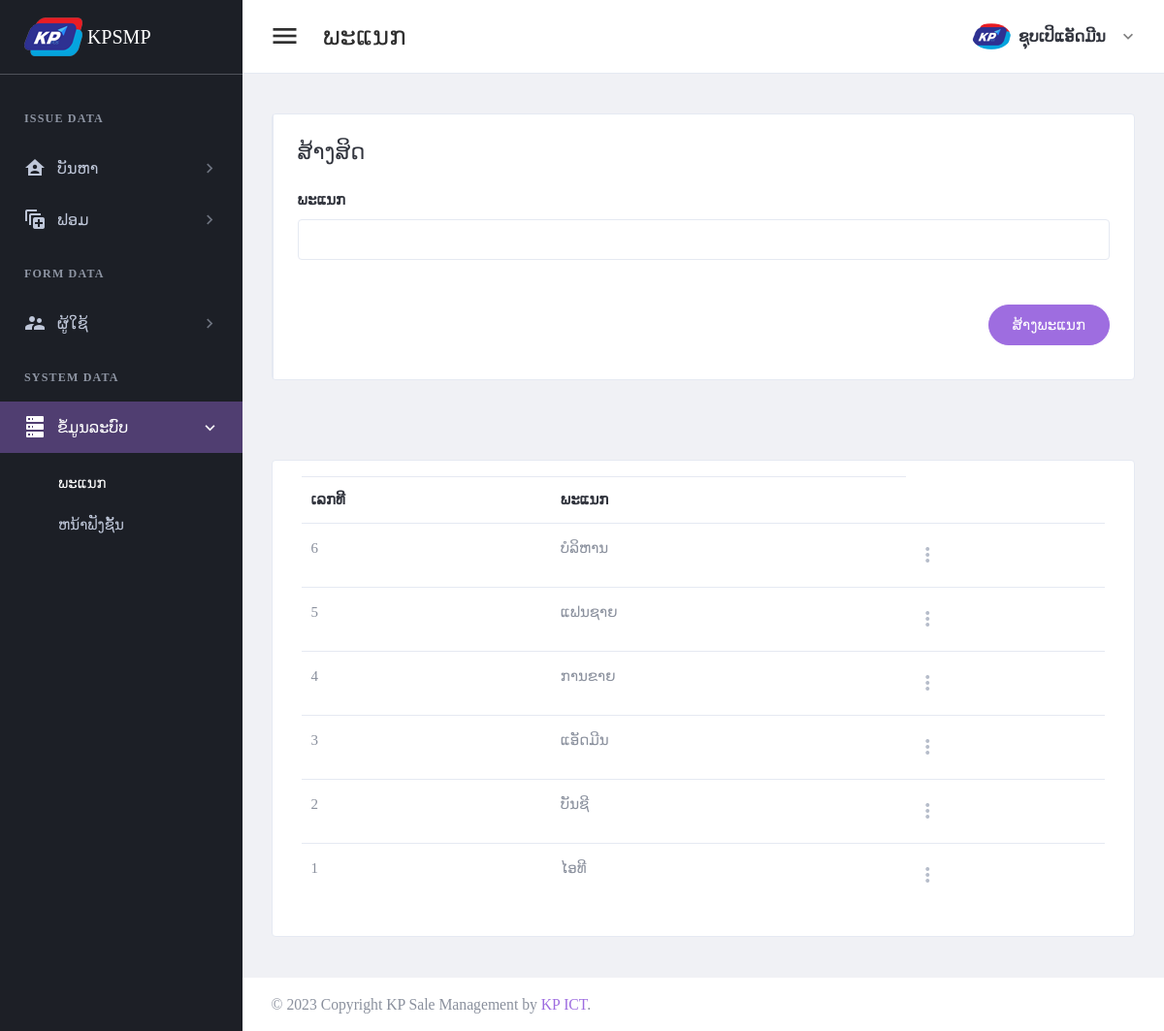
/page/depart.php (signed in), run on an earlier commit of the app's database.
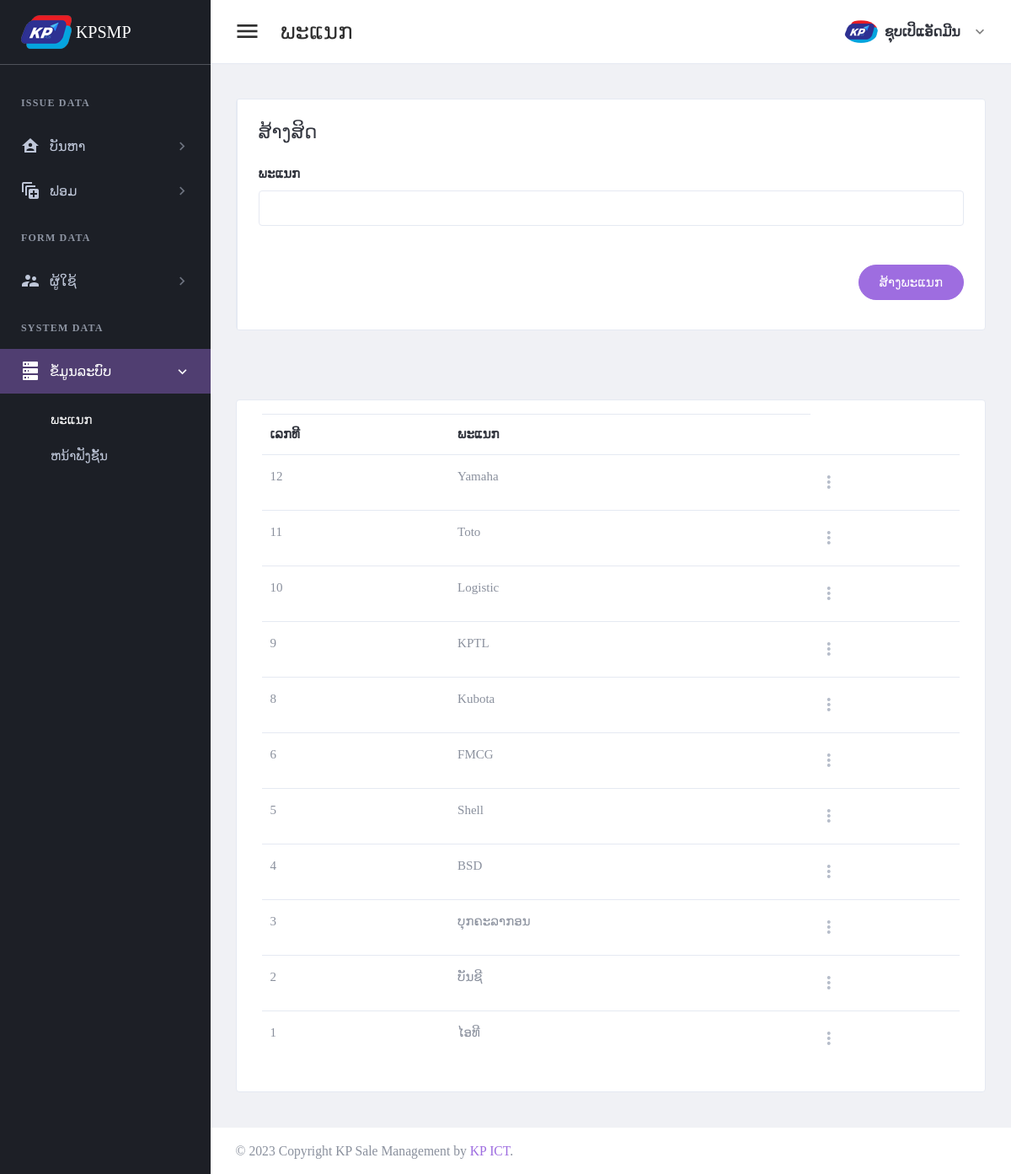
And on a later commit of the database.
### tables this page shows
CREATE TABLE `tbl_header_title` (
  `ht_id` int(11) NOT NULL,
  `ht_name` varchar(300) DEFAULT NULL
);

CREATE TABLE `tbl_sub_title` (
  `st_id` int(11) NOT NULL,
  `st_name` varchar(300) DEFAULT NULL,
  `icon_code` varchar(100) DEFAULT NULL,
  `ht_id` int(11) DEFAULT NULL
);

CREATE TABLE `tbl_page_title` (
  `pt_id` int(11) NOT NULL,
  `pt_name` varchar(300) DEFAULT NULL,
  `ptf_name` varchar(100) DEFAULT NULL,
  `st_id` int(11) DEFAULT NULL
);

CREATE TABLE `tbl_depart` (
  `dp_id` int(11) NOT NULL,
  `dp_name` varchar(150) DEFAULT NULL
);

### setting/checksession.php (called while the page is built, shortened)
<?php
	if($_SESSION['id_users'] == "" )
	{
	header("location:logout.php");
	}
	  else{
		$role_id = $_SESSION["role_id"];
	}
?>

### page/depart.php (the view, shortened to what the changed rows need)
<?php
include("../setting/checksession.php");
include("../setting/conn.php");
$header_name = "ພະແນກ";
$header_click = "4";
?>
<!DOCTYPE html>
<html lang="en" dir="ltr">
<head>
    <?php
    include("../setting/callcss.php");
    ?>
</head>
<body class="navbar-fixed sidebar-fixed" id="body">
    <div class="wrapper">
        <?php include "menu.php"; ?>
        <div class="page-wrapper">
            <div class="content-wrapper">
                <div class="content">
                    <div class="card card-default">
                        <div class="card-body">
                            <table id="productsTable" class="table table-hover table-product" style="width:100%">
                                <thead>
                                    <tr>
                                        <th>ເລກທີ</th>
                                        <th>ພະແນກ</th>
                                    </tr>
                                </thead>
                                <tbody>
                                    <?php
                                    $stmt4 = $conn->prepare("select dp_id,dp_name
                                    from tbl_depart
                                    order by dp_id desc ");
                                    $stmt4->execute();
                                    if ($stmt4->rowCount() > 0) {
                                        while ($row4 = $stmt4->fetch(PDO::FETCH_ASSOC)) {
                                            $dp_id = $row4['dp_id'];
                                            $dp_name = $row4['dp_name'];
                                    ?>
                                            <tr>
                                                <td><?php echo "$dp_id"; ?></td>
                                                <td><?php echo "$dp_name"; ?></td>
                                                <td>
                                                    <div class="dropdown">
                                                        <a class="dropdown-toggle icon-burger-mini" href="#" role="button" id="dropdownMenuLink" data-toggle="dropdown" aria-haspopup="true" aria-expanded="false" data-display="static">
                                                        </a>
                                                    </div>
                                                </td>
                                            </tr>
                                    <?php
                                        }
                                    }
                                    ?>
                                </tbody>
                            </table>
                        </div>
                    </div>
                </div>
            </div>
        </div>
    </div>
</body>
</html>

### page/menu.php (shortened to what the changed rows need)
<aside class="left-sidebar sidebar-dark" id="left-sidebar">
  <div id="sidebar" class="sidebar sidebar-with-footer">
    <div class="sidebar-left" data-simplebar style="height: 100%;">
      <ul class="nav sidebar-inner" id="sidebar-menu">
        <?php
        $stmt = $conn->prepare(" SELECT distinct a.ht_id,ht_name
        FROM tbl_header_title a
        left join tbl_role_page b on a.ht_id = b.ht_id
        where role_id ='$role_id'
        order by  a.ht_id asc ");
        $stmt->execute();
        if ($stmt->rowCount() > 0) {
          while ($row = $stmt->fetch(PDO::FETCH_ASSOC)) {
            $ht_id = $row['ht_id'];
            $ht_name = $row['ht_name'];
        ?>
            <li class="section-title"> <?php echo "$ht_name"; ?></li>
            <?php
            $stmt1 = $conn->prepare("SELECT distinct a.st_id,st_name,role_id,icon_code
            FROM tbl_sub_title a
            left join tbl_role_page b on a.st_id = b.st_id
            where a.ht_id = '$ht_id' and role_id ='$role_id'
            order by a.st_id asc ");
            $stmt1->execute();
            if ($stmt1->rowCount() > 0) {
              while ($row1 = $stmt1->fetch(PDO::FETCH_ASSOC)) {
                $st_name = $row1['st_name'];
                $st_id = $row1['st_id'];
                $icon_code = $row1['icon_code'];
            ?>
                <li class='has-sub <?php if ($header_click == "$st_id") {  echo "active expand"; } ?>'>
                  <a class="sidenav-item-link" href="javascript:void(0)" data-toggle="collapse" data-target='#<?php echo "$st_name"; ?>' aria-expanded="false" aria-controls="<?php echo "$st_name"; ?>">
                    <i class="mdi <?php echo"$icon_code";?>"></i>
                    <span class="nav-text"> <?php echo "$st_name"; ?> </span> <b class="caret"></b>
                  </a>
                  <ul class='collapse <?php if ($header_click == "$st_id" ) { echo "show"; } ?>' id="<?php echo "$st_name"; ?>" data-parent="#sidebar-menu">
                    <div class="sub-menu">
                      <?php
                      $stmt2 = $conn->prepare(" SELECT pt_name,ptf_name
                      FROM tbl_page_title a
                      left join tbl_role_page b on a.pt_id = b.pt_id
                      where a.st_id = '$st_id' and role_id ='$role_id'
                      order by a.pt_id asc ");
                      $stmt2->execute();
                      if ($stmt2->rowCount() > 0) {
                        while ($row2 = $stmt2->fetch(PDO::FETCH_ASSOC)) {
                          $pt_name = $row2['pt_name'];
                      ?>
                          <li class="<?php if ($header_name ==  $row2['pt_name']) { echo "active"; } ?>">
                            <a class="sidenav-item-link" href='<?php echo $row2['ptf_name'] ?>'>
                              <span class="nav-text"><?php echo"$pt_name";?></span>
                            </a>
                          </li>
                      <?php
                        }
                      }
                      ?>
                    </div>
                  </ul>
              <?php
              }
            }
              ?>
                </li>
            <?php
          }
        }
            ?>
      </ul>
    </div>
  </div>
</aside>

What changed in the data, as far as the page shows it:
added tbl_depart: dp_id "12", dp_name "Yamaha"
added tbl_depart: dp_id "11", dp_name "Toto"
added tbl_depart: dp_id "10", dp_name "Logistic"
added tbl_depart: dp_id "9", dp_name "KPTL"
added tbl_depart: dp_id "8", dp_name "Kubota"
changed tbl_depart id 6: dp_name "ບໍລິຫານ" → "FMCG"
changed tbl_depart id 5: dp_name "ແຟນຊາຍ" → "Shell"
changed tbl_depart id 4: dp_name "ການຂາຍ" → "BSD"
changed tbl_depart id 3: dp_name "ແອັດມີນ" → "ບຸກຄະລາກອນ"
